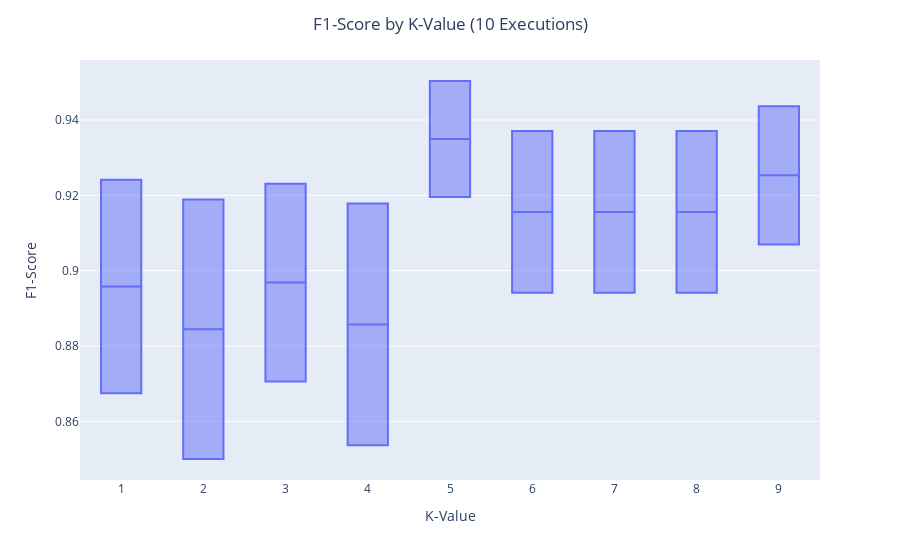

The code cell stored with this chart in its notebook:
### Code cell
fig = px.box(output, x='K-Value', y='F1-Score')
fig.update_layout(title_text='F1-Score by K-Value (10 Executions)', title_x=0.5)
fig.show()

### Figure 1 — Plotly figure (JSON) as saved in the notebook; plotly's stock layout.template omitted (floating-point values rounded to 4 significant figures; data arrays with more than 128 entries replaced by an {"elided": "..."} marker saying what was removed)
{"data": [{"alignmentgroup": "True", "hovertemplate": "K-Value=%{x}<br>F1-Score=%{y}<extra></extra>", "legendgroup": "", "marker": {"color": "#636efa"}, "name": "", "notched": false, "offsetgroup": "", "orientation": "v", "showlegend": false, "type": "box", "x": {"elided": "180 int values"}, "x0": " ", "xaxis": "x", "y": {"elided": "180 float values"}, "y0": " ", "yaxis": "y"}], "layout": {"boxmode": "group", "legend": {"tracegroupgap": 0}, "margin": {"t": 60}, "title": {"text": "F1-Score by K-Value (10 Executions)", "x": 0.5}, "xaxis": {"anchor": "y", "domain": [0, 1], "title": {"text": "K-Value"}}, "yaxis": {"anchor": "x", "domain": [0, 1], "title": {"text": "F1-Score"}}}}
